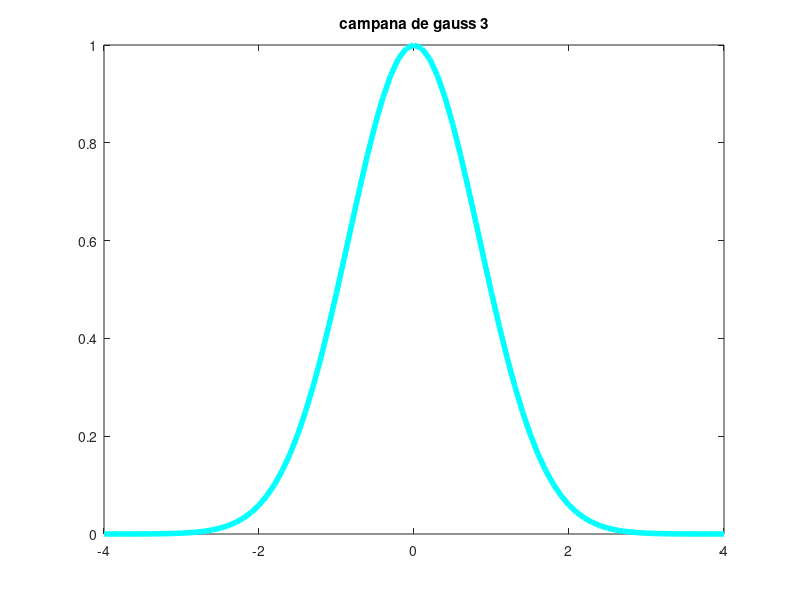

Reproduce this figure in MATLAB.
% script de comandes
x=-4:0.1:4;
y=exp(-x.^2./sqrt(2));
plot(x,y,'Color','cyan','LineWidth',4)
title('campana de gauss 3')
